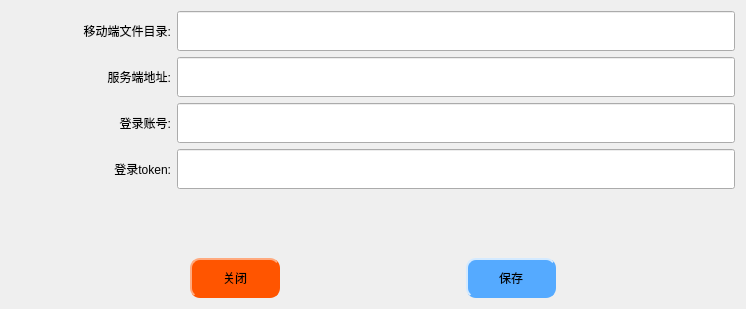
<?xml version="1.0" encoding="UTF-8"?>
<ui version="4.0">
 <class>SetConfig</class>
 <widget class="QDialog" name="SetConfig">
  <property name="geometry">
   <rect>
    <x>0</x>
    <y>0</y>
    <width>746</width>
    <height>309</height>
   </rect>
  </property>
  <property name="windowTitle">
   <string>Dialog</string>
  </property>
  <property name="styleSheet">
   <string notr="true">*{ 
	font: 11pt &quot;宋体&quot;;
}

QPushButton{ 
	border-style: outset; 
	border-width: 2px; 
	border-radius: 10px; 
	padding: 6px;
	font: 11pt &quot;宋体&quot;;
	border-color: #b1b1b1;

}

QPushButton:pressed {
	border-style: inset;
}

QPushButton#pushButton_save {
    background-color: rgb(85, 170, 255);
	border-color: rgb(85, 170, 255);
}


QPushButton#pushButton_close {
    background-color:rgb(255, 85, 0);
	border-color: rgb(255, 85, 0);
}







</string>
  </property>
  <layout class="QVBoxLayout" name="verticalLayout">
   <item>
    <layout class="QHBoxLayout" name="horizontalLayout_2">
     <item>
      <widget class="QLabel" name="label">
       <property name="minimumSize">
        <size>
         <width>160</width>
         <height>40</height>
        </size>
       </property>
       <property name="text">
        <string>移动端文件目录:</string>
       </property>
       <property name="alignment">
        <set>Qt::AlignRight|Qt::AlignTrailing|Qt::AlignVCenter</set>
       </property>
      </widget>
     </item>
     <item>
      <widget class="QLineEdit" name="lineEdit_app_path">
       <property name="minimumSize">
        <size>
         <width>0</width>
         <height>40</height>
        </size>
       </property>
      </widget>
     </item>
    </layout>
   </item>
   <item>
    <layout class="QHBoxLayout" name="horizontalLayout_3">
     <item>
      <widget class="QLabel" name="label_2">
       <property name="minimumSize">
        <size>
         <width>160</width>
         <height>40</height>
        </size>
       </property>
       <property name="text">
        <string>服务端地址:</string>
       </property>
       <property name="alignment">
        <set>Qt::AlignRight|Qt::AlignTrailing|Qt::AlignVCenter</set>
       </property>
      </widget>
     </item>
     <item>
      <widget class="QLineEdit" name="lineEdit_serv_url">
       <property name="minimumSize">
        <size>
         <width>0</width>
         <height>40</height>
        </size>
       </property>
      </widget>
     </item>
    </layout>
   </item>
   <item>
    <layout class="QHBoxLayout" name="horizontalLayout_4">
     <item>
      <widget class="QLabel" name="label_3">
       <property name="minimumSize">
        <size>
         <width>160</width>
         <height>40</height>
        </size>
       </property>
       <property name="text">
        <string>登录账号:</string>
       </property>
       <property name="alignment">
        <set>Qt::AlignRight|Qt::AlignTrailing|Qt::AlignVCenter</set>
       </property>
      </widget>
     </item>
     <item>
      <widget class="QLineEdit" name="lineEdit_user">
       <property name="minimumSize">
        <size>
         <width>0</width>
         <height>40</height>
        </size>
       </property>
      </widget>
     </item>
    </layout>
   </item>
   <item>
    <layout class="QHBoxLayout" name="horizontalLayout_5">
     <item>
      <widget class="QLabel" name="label_4">
       <property name="minimumSize">
        <size>
         <width>160</width>
         <height>40</height>
        </size>
       </property>
       <property name="text">
        <string>登录token:</string>
       </property>
       <property name="alignment">
        <set>Qt::AlignRight|Qt::AlignTrailing|Qt::AlignVCenter</set>
       </property>
      </widget>
     </item>
     <item>
      <widget class="QLineEdit" name="lineEdit_token">
       <property name="minimumSize">
        <size>
         <width>0</width>
         <height>40</height>
        </size>
       </property>
      </widget>
     </item>
    </layout>
   </item>
   <item>
    <spacer name="verticalSpacer">
     <property name="orientation">
      <enum>Qt::Vertical</enum>
     </property>
     <property name="sizeHint" stdset="0">
      <size>
       <width>20</width>
       <height>48</height>
      </size>
     </property>
    </spacer>
   </item>
   <item>
    <layout class="QHBoxLayout" name="horizontalLayout">
     <item>
      <spacer name="horizontalSpacer">
       <property name="orientation">
        <enum>Qt::Horizontal</enum>
       </property>
       <property name="sizeHint" stdset="0">
        <size>
         <width>40</width>
         <height>20</height>
        </size>
       </property>
      </spacer>
     </item>
     <item>
      <widget class="QPushButton" name="pushButton_close">
       <property name="minimumSize">
        <size>
         <width>90</width>
         <height>40</height>
        </size>
       </property>
       <property name="text">
        <string>关闭</string>
       </property>
      </widget>
     </item>
     <item>
      <spacer name="horizontalSpacer_2">
       <property name="orientation">
        <enum>Qt::Horizontal</enum>
       </property>
       <property name="sizeHint" stdset="0">
        <size>
         <width>40</width>
         <height>20</height>
        </size>
       </property>
      </spacer>
     </item>
     <item>
      <widget class="QPushButton" name="pushButton_save">
       <property name="minimumSize">
        <size>
         <width>90</width>
         <height>40</height>
        </size>
       </property>
       <property name="text">
        <string>保存</string>
       </property>
      </widget>
     </item>
     <item>
      <spacer name="horizontalSpacer_3">
       <property name="orientation">
        <enum>Qt::Horizontal</enum>
       </property>
       <property name="sizeHint" stdset="0">
        <size>
         <width>40</width>
         <height>20</height>
        </size>
       </property>
      </spacer>
     </item>
    </layout>
   </item>
  </layout>
 </widget>
 <resources/>
 <connections/>
</ui>
